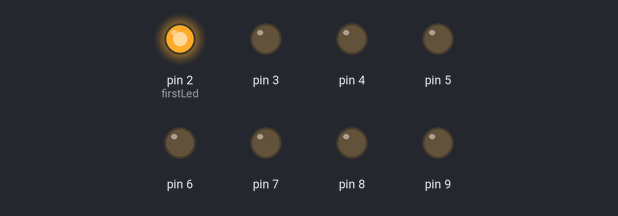
This sketch was run on a simulated Arduino Uno, built with avr-gcc and run on an emulated ATmega328P. Parts: output pins drawn as LEDs (lit = HIGH).

Above: at 0.04 s.
At 0.22 s:
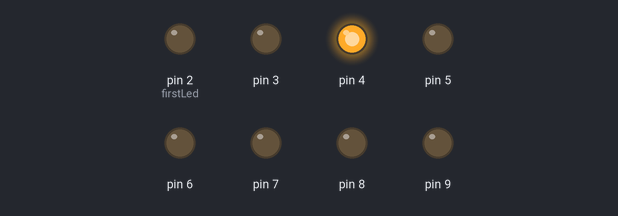
At 0.4 s:
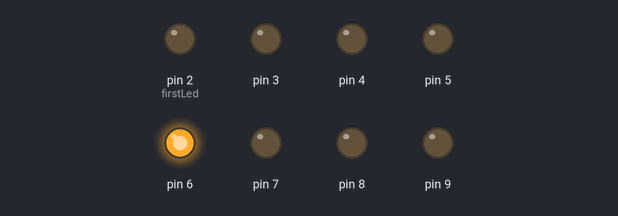
At 0.81 s:
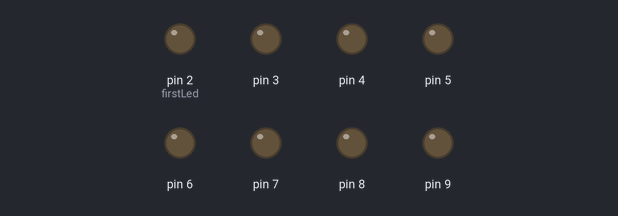
At 1.48 s:
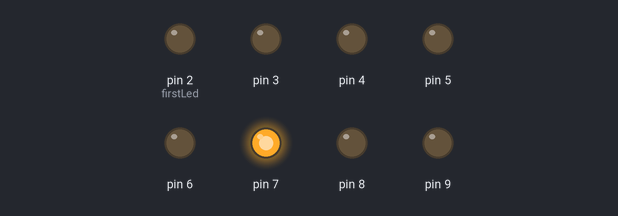
At 2.56 s:
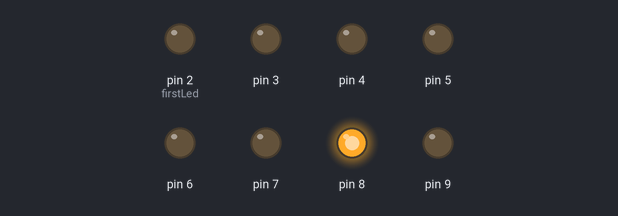
Timing chart, 0 to 3.0 s (numbered marks = the images above):
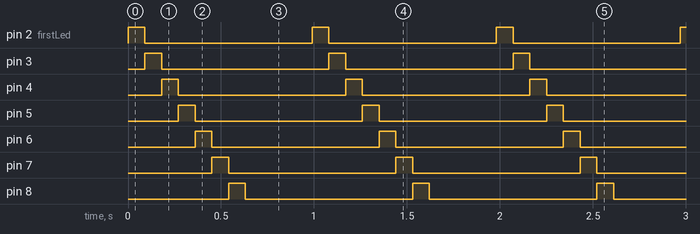

Measured:
- by itself, pin 2 (firstLed), pin 3–8: alternates HIGH for 0.09 s and LOW for 0.90 s, 20 changes in all, then stays LOW
- by itself, everything shown: repeats every 0.99 s, in 8 steps

The sketch:

Kitt.ino
```cpp
const byte firstLed = 2;
const byte lastLed = 9;

#include <Arduino_FreeRTOS.h>

void TaskBlinkOnceThenDie(void *pvParameters)  // This is a task.
{
  for (byte i = 0; i < (lastLed - firstLed); i++)
  {
    digitalWrite(firstLed + i, HIGH); // turn the LED on (HIGH is the voltage level)
    vTaskDelay( 100 / portTICK_PERIOD_MS ); // wait for one tenth of a second
    digitalWrite(firstLed + i, LOW);    // turn the LED off by making the voltage LOW
  }
  vTaskDelete( NULL );
}

void TaskBlinkRepeatedly(void *pvParameters)  // This is a task.
{
  for (;;)
  {
    for (byte i = 0; i < (lastLed - firstLed); i++)
    {
      digitalWrite(firstLed + i, HIGH); // turn the LED on (HIGH is the voltage level)
      vTaskDelay( 100 / portTICK_PERIOD_MS ); // wait for one tenth of a second
      digitalWrite(firstLed + i, LOW);    // turn the LED off by making the voltage LOW
    }
    vTaskDelay(1000 / portTICK_PERIOD_MS);  // one tick delay (15ms) in between reads for stability
  }
}


void TaskOncePerSecond(void *pvParameters)  // This is a task.
{
  for (;;)
  {
//    for (byte i = 0; i < (lastLed - firstLed); i++)
//    {
//      digitalWrite(firstLed + i, HIGH); // turn the LED on (HIGH is the voltage level)
//      vTaskDelay( 100 / portTICK_PERIOD_MS ); // wait for one tenth of a second
//      digitalWrite(firstLed + i, LOW);    // turn the LED off by making the voltage LOW
//    }
  TaskHandle_t xHandle = NULL;
  xTaskCreate(
        TaskBlinkOnceThenDie
        ,  NULL
        ,  128  // Stack size
        ,  NULL
        ,  1  // Priority
        ,  &xHandle );

    vTaskDelay(1000 / portTICK_PERIOD_MS);  // one tick delay (15ms) in between reads for stability
  }
}

void TaskReadButtons(void *pvParameters)  // This is a task.
{
  for (;;)
  {
    if (digitalRead(10) == 0)
    {
      xTaskCreate(
        TaskBlinkOnceThenDie
        ,  NULL
        ,  128  // Stack size
        ,  NULL
        ,  1  // Priority
        ,  NULL );

      //      for (byte i = 0; i < (lastLed - firstLed); i++)
      //      {
      //        digitalWrite(firstLed + i, HIGH); // turn the LED on (HIGH is the voltage level)
      //        vTaskDelay( 100 / portTICK_PERIOD_MS ); // wait for one tenth of a second
      //        digitalWrite(firstLed + i, LOW);    // turn the LED off by making the voltage LOW
      //      }

    }
    vTaskDelay(1000 / portTICK_PERIOD_MS);  // one tick delay (15ms) in between reads for stability
  }
}


// the setup function runs once when you press reset or power the board
void setup() {

  // initialize serial communication at 9600 bits per second:
//  Serial.begin(9600);
//
//  while (!Serial) {
//    ; // wait for serial port to connect. Needed for native USB, on LEONARDO, MICRO, YUN, and other 32u4 based boards.
//  }


  // initialize ports
  for (byte i = firstLed; i <= lastLed; i++)
    pinMode(i, OUTPUT);

  pinMode(10, INPUT_PULLUP);
  pinMode(11, INPUT_PULLUP);

  // Now set up two tasks to run independently.
//      xTaskCreate(
//        TaskBlink
//        ,  (const portCHAR *)"Blink"   // A name just for humans
//        ,  128  // This stack size can be checked & adjusted by reading the Stack Highwater
//        ,  NULL
//        ,  2  // Priority, with 3 (configMAX_PRIORITIES - 1) being the highest, and 0 being the lowest.
//        ,  NULL );

  //  xTaskCreate(
  //    TaskReadButtons
  //    ,  NULL
  //    ,  128  // Stack size
  //    ,  NULL
  //    ,  2 // Priority
  //    ,  NULL );


  //-- This by itself works --
//  xTaskCreate(
//    TaskBlinkRepeatedly
//    ,  NULL
//    ,  128  // Stack size
//    ,  NULL
//    ,  2 // Priority
//    ,  NULL );


  //-- Call blink repeatedly

  TaskHandle_t xHandle1 = NULL;
    xTaskCreate(
      TaskOncePerSecond
      ,  NULL
      ,  128  // Stack size
      ,  NULL
      ,  2 // Priority
      ,  &xHandle1 );

  // Now the task scheduler, which takes over control of scheduling individual tasks, is automatically started.
}

void loop()
{

}
```
